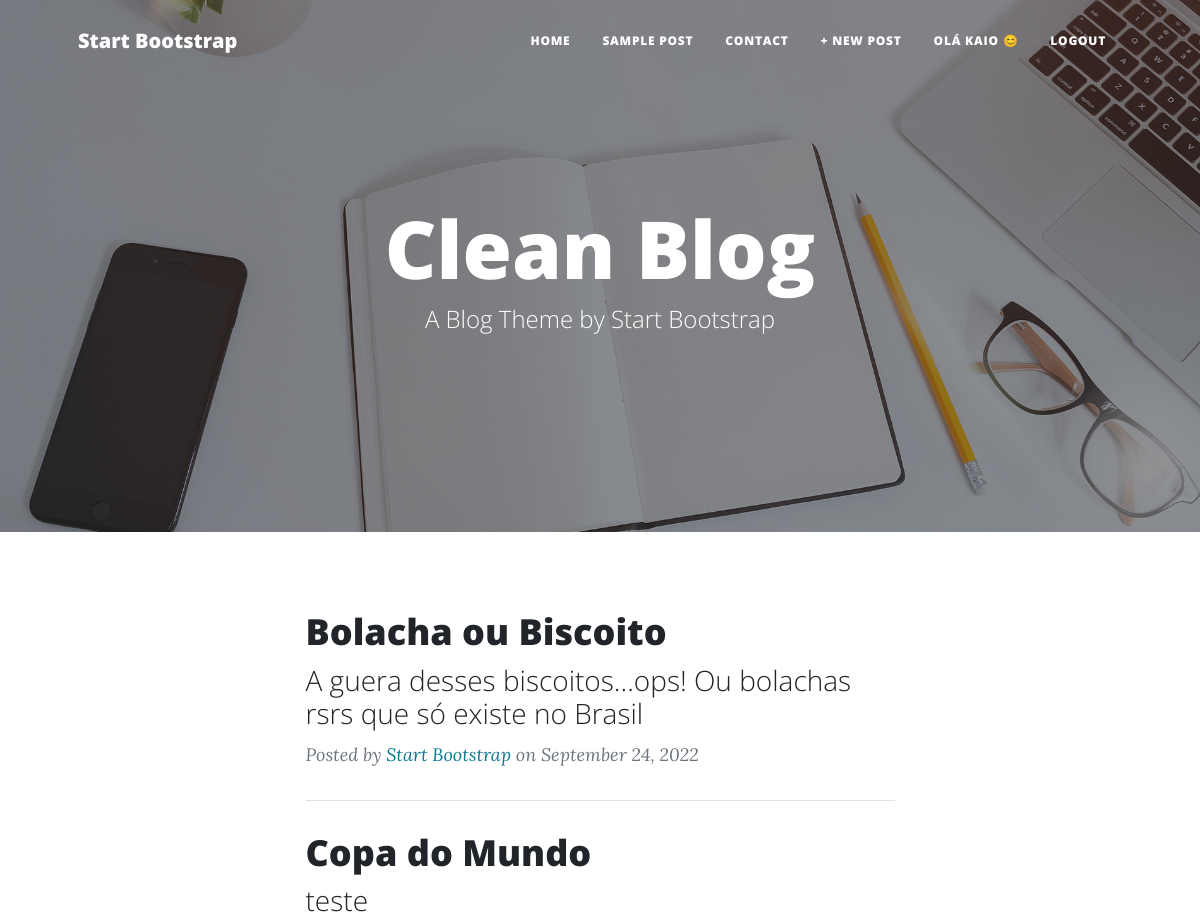
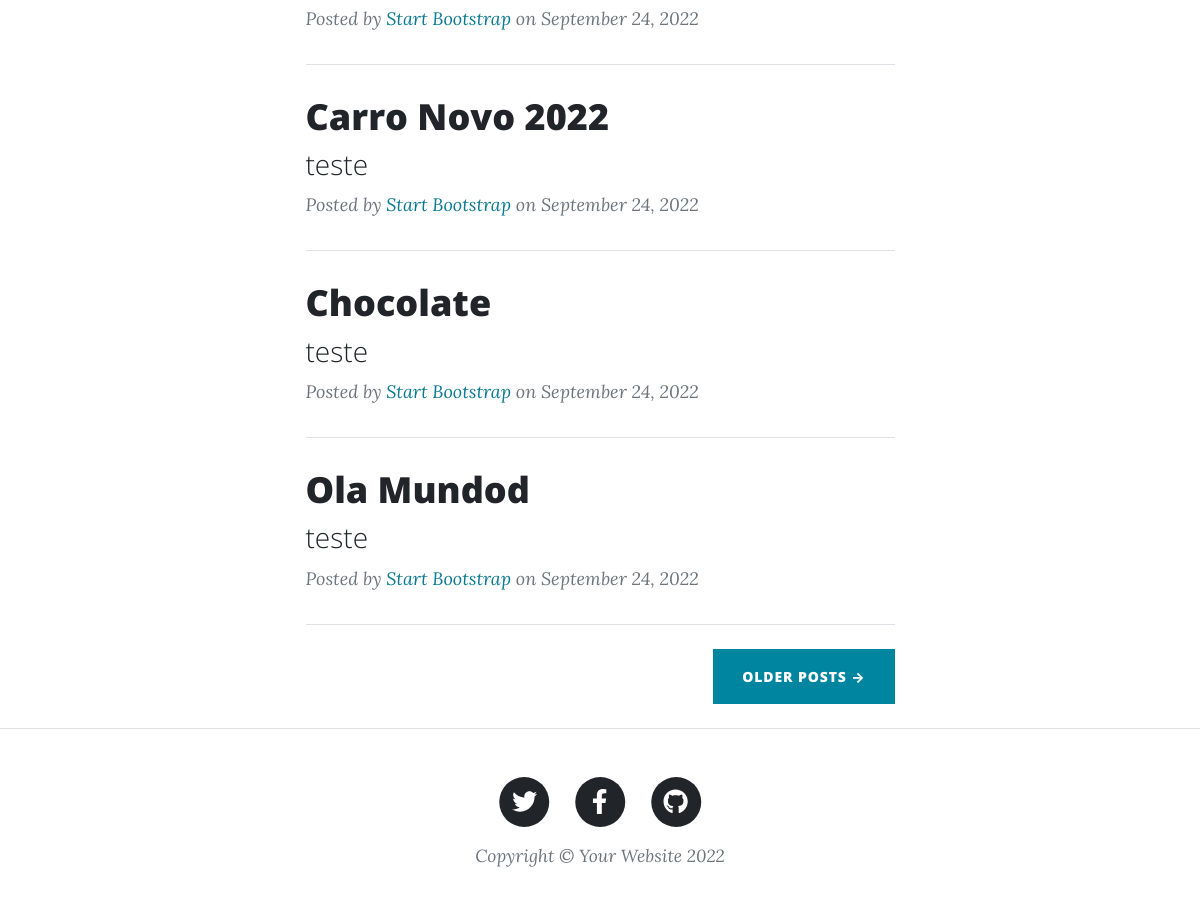
The app's page / (signed in) with its own data (2 pictures, top to bottom).
### blog/models.py (models this page shows, shortened)
class Post(models.Model):
   title = models.CharField(verbose_name="Título", max_length=200)
   subtitle = models.CharField(verbose_name="Subtítulo", max_length=300)
   slug = models.SlugField(max_length=200)
   author = models.ForeignKey(User, on_delete=models.CASCADE)
   content = RichTextField(verbose_name="Conteúdo")
   published_at = models.DateTimeField(default=timezone.now)
   created_at = models.DateTimeField(auto_now_add=True)#só irá add a data na 1ª vez | campo oculto
   modified_at = models.DateTimeField(auto_now=True)#campo oculto
   status = models.CharField(max_length=20, choices=STATUS, default='draft')
   category = models.ManyToManyField(Category, related_name="get_posts")
   images = models.ImageField(upload_to="blog", null=True, blank=True)
   objects = models.Manager()
   published = PublishedManager()
   class Meta:
      ordering = ('-published_at',)#irá mostrar os mais recentes antes

### blog/views.py (the view)
# urls.py: path('', views.BlogListView.as_view(), name='blog.home'),
class BlogListView(ListView):
   model = Post
   template_name = 'blog/home.html'
   context_object_name = 'posts'

### blog/templates/blog/home.html (shortened to what this page needs)
{% extends 'base.html' %}
{% block content %}
   {% for post in posts %}
      <div class="post-preview">
         <a href="{% url 'post.detail' post.slug %}">
             <h2 class="post-title">{{post.title}}</h2>
             <h3 class="post-subtitle">{{post.subtitle|truncatechars:"200"}}</h3>
         </a>
         <p class="post-meta">
             Posted by
             <a href="#!">Start Bootstrap</a>
             on September 24, 2022
         </p>
     </div>
     <hr class="my-4" />
   {% endfor %}
   <div class="d-flex justify-content-end mb-4"><a class="btn btn-primary text-uppercase" href="#!">Older Posts →</a></div>
{% endblock %}

### static/templates/base.html (shortened to what this page needs)
{% load static %}
<!DOCTYPE html>
<html lang="en">
<head>
   <link href="https://cdn.jsdelivr.net/npm/bootstrap@5.1.3/dist/css/bootstrap.min.css" rel="stylesheet">
   <link rel="stylesheet" href="{% static 'css/style_blog.css' %}">
</head>
<body>
   <nav class="navbar navbar-expand-lg navbar-light" id="mainNav">
      <div class="container px-4 px-lg-5">
          <a class="navbar-brand" href="#">Start Bootstrap</a>
          <div class="collapse navbar-collapse" id="navbarResponsive">
              <ul class="navbar-nav ms-auto py-4 py-lg-0">
                  <li class="nav-item"><a class="nav-link px-lg-3 py-3 py-lg-4" href="{% url 'blog.home' %}">Home</a></li>
                  <li class="nav-item"><a class="nav-link px-lg-3 py-3 py-lg-4" href="post.html">Sample Post</a></li>
                  <li class="nav-item"><a class="nav-link px-lg-3 py-3 py-lg-4" href="contact.html">Contact</a></li>
                  {% if user.is_authenticated %}
                     <li class="nav-item"><a class="nav-link px-lg-3 py-3 py-lg-4" href="{% url 'post.new' %}">+ New Post</a></li>
                     <li class="nav-item"><a class="nav-link px-lg-3 py-3 py-lg-4" href="#">Olá {{user.username}} &#128522;</a></li>
                     <li class="nav-item"><a class="nav-link px-lg-3 py-3 py-lg-4" href="{% url 'logout' %}">Logout</a></li>
                  {% else %}
                     <li class="nav-item"><a class="nav-link px-lg-3 py-3 py-lg-4" href="{% url 'login' %}">Login</a></li>
                  {% endif %}
              </ul>
          </div>
      </div>
   </nav>
   <header class="masthead" style="background-image: url({% static 'img/home-bg.jpg' %})">
      <div class="container position-relative px-4 px-lg-5">
          <div class="row gx-4 gx-lg-5 justify-content-center">
              <div class="col-md-10 col-lg-8 col-xl-7">
                  <div class="site-heading">
                      <h1>Clean Blog</h1>
                      <span class="subheading">A Blog Theme by Start Bootstrap</span>
                  </div>
              </div>
          </div>
      </div>
   </header>
   <div class="container px-4 px-lg-5">
      <div class="row gx-4 gx-lg-5 justify-content-center">
         <div class="col-md-10 col-lg-8 col-xl-7">
            {% block content %}
            {% endblock %}
         </div>
      </div>
   </div>
   <footer class="border-top">
      <div class="container px-4 px-lg-5">
          <div class="row gx-4 gx-lg-5 justify-content-center">
              <div class="col-md-10 col-lg-8 col-xl-7">
                  <ul class="list-inline text-center">
                      <li class="list-inline-item">
                          <a href="#!">
                              <span class="fa-stack fa-lg">
                                  <i class="fas fa-circle fa-stack-2x"></i>
                                  <i class="fab fa-twitter fa-stack-1x fa-inverse"></i>
                              </span>
                          </a>
                      </li>
                      <li class="list-inline-item">
                          <a href="#!">
                              <span class="fa-stack fa-lg">
                                  <i class="fas fa-circle fa-stack-2x"></i>
                                  <i class="fab fa-facebook-f fa-stack-1x fa-inverse"></i>
                              </span>
                          </a>
                      </li>
                      <li class="list-inline-item">
                          <a href="#!">
                              <span class="fa-stack fa-lg">
                                  <i class="fas fa-circle fa-stack-2x"></i>
                                  <i class="fab fa-github fa-stack-1x fa-inverse"></i>
                              </span>
                          </a>
                      </li>
                  </ul>
                  <div class="small text-center text-muted fst-italic">Copyright &copy; Your Website 2022</div>
              </div>
          </div>
      </div>
   </footer>
</body>
</html>

### records on screen
Post: title "Bolacha ou Biscoito", subtitle "A guera desses biscoitos...ops! Ou bolachas rsrs que só existe no Brasil"
Post: title "Copa do Mundo", subtitle "teste"
Post: title "Carro Novo 2022", subtitle "teste"
Post: title "Chocolate", subtitle "teste"
Post: title "Ola Mundod", subtitle "teste"

### other values on screen
{{ user.username }} "KAIO"
